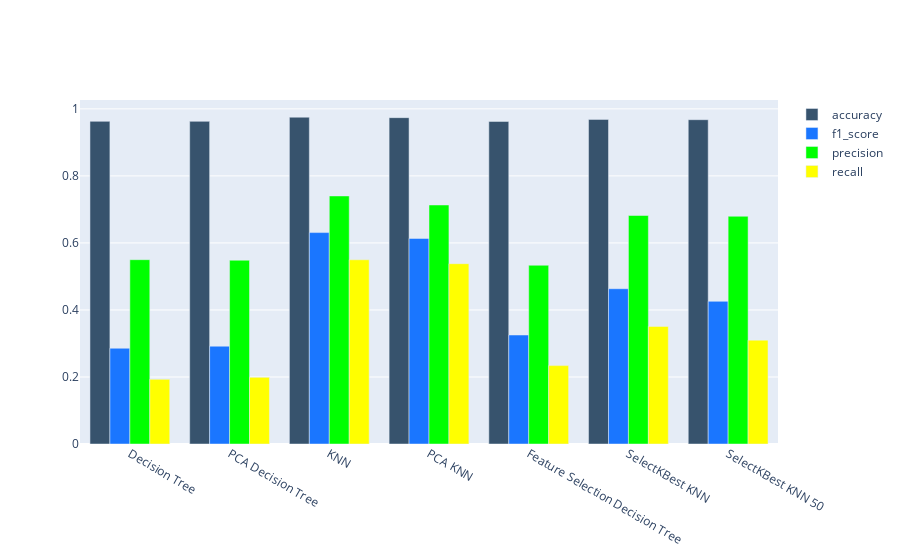

This figure's notebook cell:
### Code cell
summarize(results)

### Figure 1 — Plotly figure (JSON) as saved in the notebook; plotly's stock layout.template omitted (floating-point values rounded to 4 significant figures)
{"data": [{"marker": {"color": "rgb(55, 83, 109)"}, "name": "accuracy", "type": "bar", "x": ["Decision Tree", "PCA Decision Tree", "KNN", "PCA KNN", "Feature Selection Decision Tree", "SelectKBest KNN", "SelectKBest KNN 50"], "y": [0.9627, 0.9627, 0.9751, 0.9738, 0.9625, 0.9686, 0.9677]}, {"marker": {"color": "rgb(26, 118, 255)"}, "name": "f1_score", "type": "bar", "x": ["Decision Tree", "PCA Decision Tree", "KNN", "PCA KNN", "Feature Selection Decision Tree", "SelectKBest KNN", "SelectKBest KNN 50"], "y": [0.2857, 0.2918, 0.6309, 0.6133, 0.3252, 0.4633, 0.4257]}, {"marker": {"color": "rgb(0,255,0)"}, "name": "precision", "type": "bar", "x": ["Decision Tree", "PCA Decision Tree", "KNN", "PCA KNN", "Feature Selection Decision Tree", "SelectKBest KNN", "SelectKBest KNN 50"], "y": [0.55, 0.5484, 0.7402, 0.7132, 0.5333, 0.6818, 0.6795]}, {"marker": {"color": "rgb(255,255,0)"}, "name": "recall", "type": "bar", "x": ["Decision Tree", "PCA Decision Tree", "KNN", "PCA KNN", "Feature Selection Decision Tree", "SelectKBest KNN", "SelectKBest KNN 50"], "y": [0.193, 0.1988, 0.5497, 0.538, 0.2339, 0.3509, 0.3099]}], "layout": {}}
